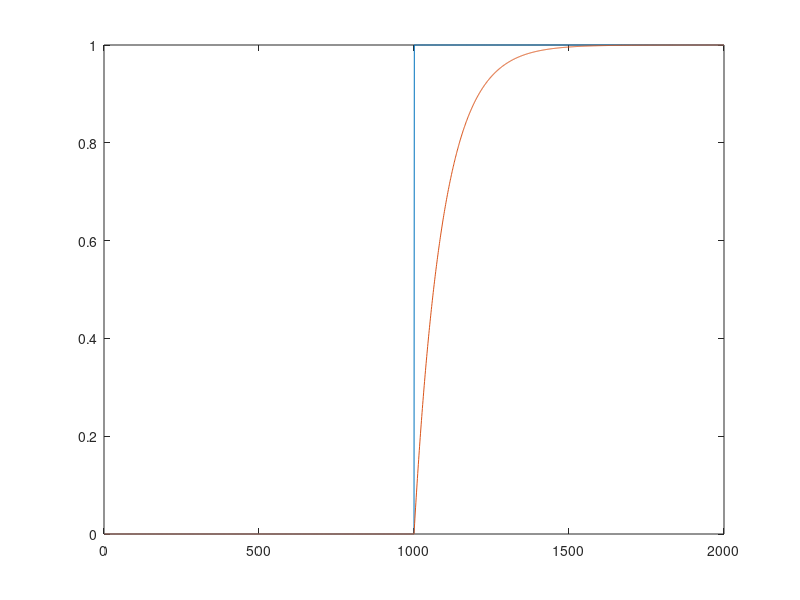

This figure's MATLAB source:
input = [zeros(1000,1); ones(1000,1)];
fs = 1000;
ta = 0.05; % Attack time 
tr = 0.2; % Release time
a_coeff = exp(-log(9)/(fs*ta)); % Attack coefficient
r_coeff = exp(-log(9)/(fs*tr)); % Release coefficient

output = zeros(length(input), 1);
prev_output = 0;
for i = 1:length(input)
    curr_val = input(i);
    if curr_val <= prev_output
       output(i) = a_coeff * prev_output + (1 - a_coeff) * curr_val;
    else
       output(i) = r_coeff * prev_output + (1 - r_coeff) * curr_val;
    end
    prev_output = output(i);
end

plot([input, output])